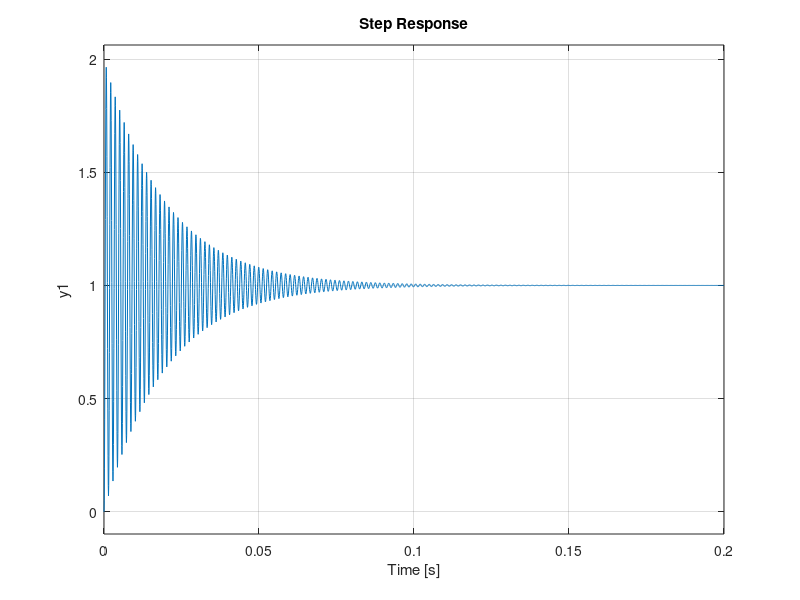

MATLAB code to generate this figure:
clc;clear all;
%% punto 3
R=8;H=.08;Te=H/R;Kem=0.67;
J=2.22*10^-3;f=1.86*10^-3;Tm=J/f;
Va=100;Tcarga=0.15;
G1=tf(1/R,[Te 1]);
G2=tf(1/f,[Tm 1]);
L=feedback(G1*G2*Kem,Kem)
[n,d]=tfdata(L,'v');
p=pole(L)
figure;
hold on;
for i=1:5
Kp=1000*i;
Kd=0;
Ki=0;
Gpid=pid(Kp,Kd,Ki);
H=feedback(Gpid*L,1);
step(H);
end